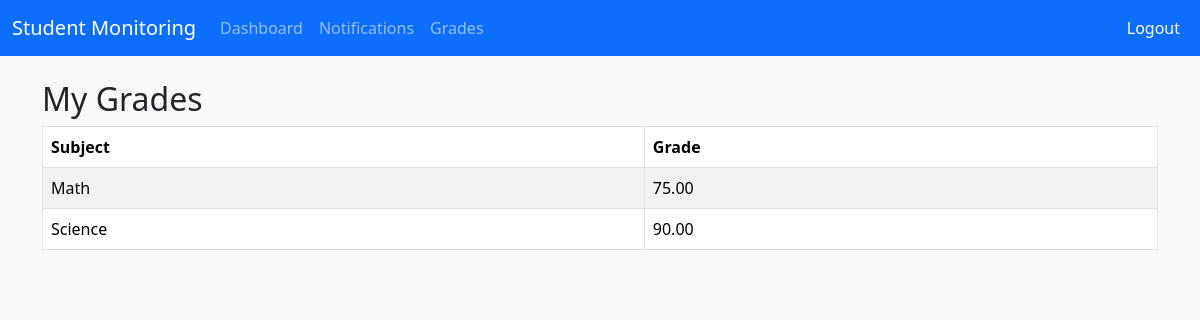
The app's page /views/student/view_grades.php (signed in) with its own data.
### tables this page shows
CREATE TABLE `grades` (
  `id` int(11) NOT NULL,
  `student_id` int(11) NOT NULL,
  `subject` varchar(100) NOT NULL,
  `grade` decimal(5,2) NOT NULL
);

### classes/Database.php (called while the page is built, shortened)
<?php
class Database {
    private $host = 'localhost';
    private $user = 'root';
    private $pass = '';
    private $dbname = 'student_monitoring';
    public function __construct() {
        try {
            $this->conn = new PDO(
                "mysql:host={$this->host};dbname={$this->dbname}",
                $this->user,
                $this->pass
            );
        } catch(PDOException $e) {
            die("Database Connection Failed: " . $e->getMessage());
        }
    }
}
?>

### classes/User.php (called while the page is built, shortened)
<?php
require_once 'Database.php';
class User {
    public function __construct(){
        $this->db = new Database();
    }
}
?>

### classes/Student.php (called while the page is built, shortened)
<?php
require_once 'User.php';
class Student extends User {
    public function getGrades(){
        $stmt = $this->db->conn->prepare("
            SELECT subject, grade FROM grades WHERE student_id=:sid
        ");
        $stmt->execute([':sid'=>$_SESSION['user_id']]);
        return $stmt->fetchAll(PDO::FETCH_ASSOC);
    }
}

### views/student/view_grades.php (the view, shortened to what this page needs)
<?php
require_once '../../classes/Student.php';
$student = new Student();
$grades = $student->getGrades();
?>
<!DOCTYPE html>
<html lang="en">
<head>
<link href="https://cdn.jsdelivr.net/npm/bootstrap@5.3.2/dist/css/bootstrap.min.css" rel="stylesheet">
</head>
<body class="bg-light">
<?php include '../includes/header.php'; ?>
<div class="container mt-4">
    <h2>My Grades</h2>
    <?php if($grades): ?>
        <div class="table-responsive">
            <table class="table table-striped table-bordered">
                <thead>
                    <tr><th>Subject</th><th>Grade</th></tr>
                </thead>
                <tbody>
                    <?php foreach($grades as $g): ?>
                        <tr>
                            <td><?= $g['subject'] ?></td>
                            <td><?= $g['grade'] ?></td>
                        </tr>
                    <?php endforeach; ?>
                </tbody>
            </table>
        </div>
    <?php else: ?>
        <p>No grades available.</p>
    <?php endif; ?>
</div>
<?php include '../includes/footer.php'; ?>

### records on screen
grades: subject "Math", grade "75.00"
grades: subject "Science", grade "90.00"
